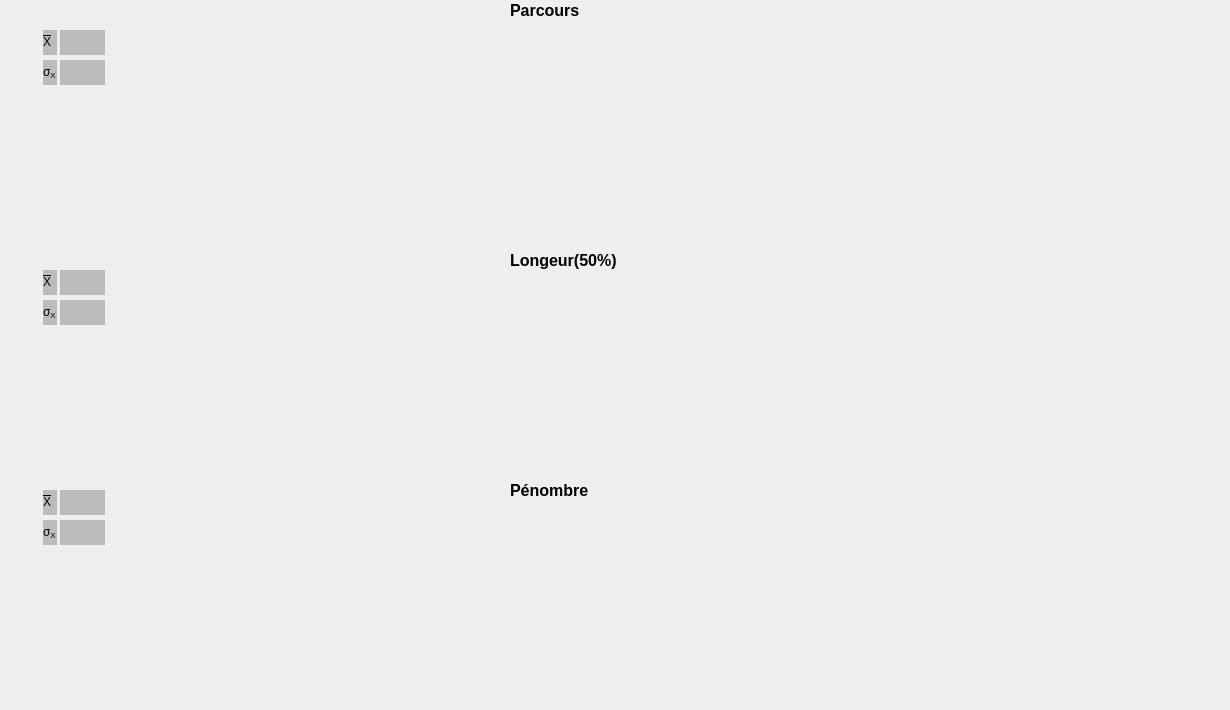
     <widget class="QWidget" name="b_braggpeak_results">
      <attribute name="title">
       <string>Résultats Pic de Bragg</string>
      </attribute>
      <widget class="QtCharts::QChartView" name="b_bp_chartView_parcours" native="true">
       <property name="geometry">
        <rect>
         <x>300</x>
         <y>-10</y>
         <width>921</width>
         <height>251</height>
        </rect>
       </property>
       <property name="styleSheet">
        <string notr="true"/>
       </property>
       <widget class="QLabel" name="p_label_6">
        <property name="geometry">
         <rect>
          <x>210</x>
          <y>5</y>
          <width>81</width>
          <height>31</height>
         </rect>
        </property>
        <property name="text">
         <string>&lt;html&gt;&lt;head/&gt;&lt;body&gt;&lt;p&gt;&lt;span style=&quot; font-size:12pt; font-weight:600;&quot;&gt;Parcours&lt;/span&gt;&lt;/p&gt;&lt;/body&gt;&lt;/html&gt;</string>
        </property>
       </widget>
      </widget>
      <widget class="QtCharts::QChartView" name="b_bp_chartView_penumbra" native="true">
       <property name="geometry">
        <rect>
         <x>300</x>
         <y>470</y>
         <width>921</width>
         <height>231</height>
        </rect>
       </property>
       <property name="styleSheet">
        <string notr="true"/>
       </property>
       <widget class="QLabel" name="p_label_11">
        <property name="geometry">
         <rect>
          <x>210</x>
          <y>5</y>
          <width>101</width>
          <height>31</height>
         </rect>
        </property>
        <property name="text">
         <string>&lt;html&gt;&lt;head/&gt;&lt;body&gt;&lt;p&gt;&lt;span style=&quot; font-size:12pt; font-weight:600;&quot;&gt;Pénombre&lt;/span&gt;&lt;/p&gt;&lt;/body&gt;&lt;/html&gt;</string>
        </property>
       </widget>
      </widget>
      <widget class="QtCharts::QChartView" name="b_bp_chartView_width" native="true">
       <property name="geometry">
        <rect>
         <x>300</x>
         <y>240</y>
         <width>921</width>
         <height>231</height>
        </rect>
       </property>
       <property name="styleSheet">
        <string notr="true"/>
       </property>
       <widget class="QLabel" name="p_label_12">
        <property name="geometry">
         <rect>
          <x>210</x>
          <y>5</y>
          <width>131</width>
          <height>31</height>
         </rect>
        </property>
        <property name="text">
         <string>&lt;html&gt;&lt;head/&gt;&lt;body&gt;&lt;p&gt;&lt;span style=&quot; font-size:12pt; font-weight:600;&quot;&gt;Longeur(50%)&lt;/span&gt;&lt;/p&gt;&lt;/body&gt;&lt;/html&gt;</string>
        </property>
       </widget>
      </widget>
      <widget class="QCustomPlot" name="b_bp_customPlot_parcours" native="true">
       <property name="geometry">
        <rect>
         <x>10</x>
         <y>10</y>
         <width>281</width>
         <height>241</height>
        </rect>
       </property>
       <widget class="QFrame" name="frame_23">
        <property name="geometry">
         <rect>
          <x>30</x>
          <y>20</y>
          <width>66</width>
          <height>55</height>
         </rect>
        </property>
        <property name="styleSheet">
         <string notr="true">QFrame#frame_23 {
border: 0.1ex solid #76797c;
 border-radius: 0.2ex;
background-color:  rgb(49, 54, 59, 0)
 }

QLabel {
background-color:  rgb(49, 54, 59, 70)
}

</string>
        </property>
        <property name="frameShape">
         <enum>QFrame::StyledPanel</enum>
        </property>
        <property name="frameShadow">
         <enum>QFrame::Raised</enum>
        </property>
        <widget class="QLabel" name="label_58">
         <property name="geometry">
          <rect>
           <x>3</x>
           <y>0</y>
           <width>14</width>
           <height>25</height>
          </rect>
         </property>
         <property name="font">
          <font>
           <pointsize>9</pointsize>
          </font>
         </property>
         <property name="styleSheet">
          <string notr="true">
background-color:  rgb(49, 54, 59, 70)

</string>
         </property>
         <property name="text">
          <string>&lt;html&gt;&lt;head/&gt;&lt;body&gt;&lt;p&gt;&lt;SPAN STYLE=&quot;text-decoration:overline&quot;&gt;X&lt;/SPAN&gt; &lt;/p&gt;&lt;/body&gt;&lt;/html&gt;</string>
         </property>
         <property name="alignment">
          <set>Qt::AlignLeading|Qt::AlignLeft|Qt::AlignVCenter</set>
         </property>
         <property name="wordWrap">
          <bool>true</bool>
         </property>
        </widget>
        <widget class="QLabel" name="b_bp_lineEdit_parcours_mean">
         <property name="geometry">
          <rect>
           <x>20</x>
           <y>0</y>
           <width>45</width>
           <height>25</height>
          </rect>
         </property>
         <property name="minimumSize">
          <size>
           <width>0</width>
           <height>25</height>
          </size>
         </property>
         <property name="font">
          <font>
           <pointsize>9</pointsize>
          </font>
         </property>
         <property name="styleSheet">
          <string notr="true">
background-color:  rgb(49, 54, 59, 70)

</string>
         </property>
         <property name="text">
          <string/>
         </property>
         <property name="alignment">
          <set>Qt::AlignCenter</set>
         </property>
        </widget>
        <widget class="QLabel" name="label_59">
         <property name="geometry">
          <rect>
           <x>3</x>
           <y>30</y>
           <width>14</width>
           <height>25</height>
          </rect>
         </property>
         <property name="font">
          <font>
           <pointsize>9</pointsize>
          </font>
         </property>
         <property name="styleSheet">
          <string notr="true">
background-color:  rgb(49, 54, 59, 70)
</string>
         </property>
         <property name="text">
          <string>&lt;html&gt;&lt;head/&gt;&lt;body&gt;&lt;p&gt;σ&lt;span style=&quot; vertical-align:sub;&quot;&gt;X&lt;/span&gt;&lt;/p&gt;&lt;/body&gt;&lt;/html&gt;</string>
         </property>
        </widget>
        <widget class="QLabel" name="b_bp_lineEdit_parcours_stddev">
         <property name="geometry">
          <rect>
           <x>20</x>
           <y>30</y>
           <width>45</width>
           <height>25</height>
          </rect>
         </property>
         <property name="minimumSize">
          <size>
           <width>0</width>
           <height>25</height>
          </size>
         </property>
         <property name="font">
          <font>
           <pointsize>9</pointsize>
          </font>
         </property>
         <property name="styleSheet">
          <string notr="true">
background-color:  rgb(49, 54, 59, 70)

</string>
         </property>
         <property name="text">
          <string/>
         </property>
         <property name="alignment">
          <set>Qt::AlignCenter</set>
         </property>
        </widget>
       </widget>
      </widget>
      <widget class="QCustomPlot" name="b_bp_customPlot_longeur" native="true">
       <property name="geometry">
        <rect>
         <x>10</x>
         <y>250</y>
         <width>281</width>
         <height>231</height>
        </rect>
       </property>
       <widget class="QFrame" name="frame_24">
        <property name="geometry">
         <rect>
          <x>30</x>
          <y>20</y>
          <width>66</width>
          <height>55</height>
         </rect>
        </property>
        <property name="styleSheet">
         <string notr="true">QFrame#frame_24 {
border: 0.1ex solid #76797c;
 border-radius: 0.2ex;
background-color:  rgb(49, 54, 59, 0)
 }

QLabel {
background-color:  rgb(49, 54, 59, 70)
}

</string>
        </property>
        <property name="frameShape">
         <enum>QFrame::StyledPanel</enum>
        </property>
        <property name="frameShadow">
         <enum>QFrame::Raised</enum>
        </property>
        <widget class="QLabel" name="label_60">
         <property name="geometry">
          <rect>
           <x>3</x>
           <y>0</y>
           <width>14</width>
           <height>25</height>
          </rect>
         </property>
         <property name="font">
          <font>
           <pointsize>9</pointsize>
          </font>
         </property>
         <property name="styleSheet">
          <string notr="true">
background-color:  rgb(49, 54, 59, 70)

</string>
         </property>
         <property name="text">
          <string>&lt;html&gt;&lt;head/&gt;&lt;body&gt;&lt;p&gt;&lt;SPAN STYLE=&quot;text-decoration:overline&quot;&gt;X&lt;/SPAN&gt; &lt;/p&gt;&lt;/body&gt;&lt;/html&gt;</string>
         </property>
         <property name="alignment">
          <set>Qt::AlignLeading|Qt::AlignLeft|Qt::AlignVCenter</set>
         </property>
         <property name="wordWrap">
          <bool>true</bool>
         </property>
        </widget>
        <widget class="QLabel" name="b_bp_lineEdit_longeur_mean">
         <property name="geometry">
          <rect>
           <x>20</x>
           <y>0</y>
           <width>45</width>
           <height>25</height>
          </rect>
         </property>
         <property name="minimumSize">
          <size>
           <width>0</width>
           <height>25</height>
          </size>
         </property>
         <property name="font">
          <font>
           <pointsize>9</pointsize>
          </font>
         </property>
         <property name="styleSheet">
          <string notr="true">
background-color:  rgb(49, 54, 59, 70)

</string>
         </property>
         <property name="text">
          <string/>
         </property>
         <property name="alignment">
          <set>Qt::AlignCenter</set>
         </property>
        </widget>
        <widget class="QLabel" name="label_61">
         <property name="geometry">
          <rect>
           <x>3</x>
           <y>30</y>
           <width>14</width>
           <height>25</height>
          </rect>
         </property>
         <property name="font">
          <font>
           <pointsize>9</pointsize>
          </font>
         </property>
         <property name="styleSheet">
          <string notr="true">
background-color:  rgb(49, 54, 59, 70)

</string>
         </property>
         <property name="text">
          <string>&lt;html&gt;&lt;head/&gt;&lt;body&gt;&lt;p&gt;σ&lt;span style=&quot; vertical-align:sub;&quot;&gt;X&lt;/span&gt;&lt;/p&gt;&lt;/body&gt;&lt;/html&gt;</string>
         </property>
        </widget>
        <widget class="QLabel" name="b_bp_lineEdit_longeur_stddev">
         <property name="geometry">
          <rect>
           <x>20</x>
           <y>30</y>
           <width>45</width>
           <height>25</height>
          </rect>
         </property>
         <property name="minimumSize">
          <size>
           <width>0</width>
           <height>25</height>
          </size>
         </property>
         <property name="font">
          <font>
           <pointsize>9</pointsize>
          </font>
         </property>
         <property name="styleSheet">
          <string notr="true">
background-color:  rgb(49, 54, 59, 70)

</string>
         </property>
         <property name="text">
          <string/>
         </property>
         <property name="alignment">
          <set>Qt::AlignCenter</set>
         </property>
        </widget>
       </widget>
      </widget>
      <widget class="QCustomPlot" name="b_bp_customPlot_penumbre" native="true">
       <property name="geometry">
        <rect>
         <x>10</x>
         <y>470</y>
         <width>281</width>
         <height>231</height>
        </rect>
       </property>
       <widget class="QFrame" name="frame_25">
        <property name="geometry">
         <rect>
          <x>30</x>
          <y>20</y>
          <width>66</width>
          <height>55</height>
         </rect>
        </property>
        <property name="styleSheet">
         <string notr="true">QFrame#frame_25 {
border: 0.1ex solid #76797c;
 border-radius: 0.2ex;
background-color:  rgb(49, 54, 59, 0)
 }

QLabel {
background-color:  rgb(49, 54, 59, 70)
}

</string>
        </property>
        <property name="frameShape">
         <enum>QFrame::StyledPanel</enum>
        </property>
        <property name="frameShadow">
         <enum>QFrame::Raised</enum>
        </property>
        <widget class="QLabel" name="label_62">
         <property name="geometry">
          <rect>
           <x>3</x>
           <y>0</y>
           <width>14</width>
           <height>25</height>
          </rect>
         </property>
         <property name="font">
          <font>
           <pointsize>9</pointsize>
          </font>
         </property>
         <property name="styleSheet">
          <string notr="true">
background-color:  rgb(49, 54, 59, 70)

</string>
         </property>
         <property name="text">
          <string>&lt;html&gt;&lt;head/&gt;&lt;body&gt;&lt;p&gt;&lt;SPAN STYLE=&quot;text-decoration:overline&quot;&gt;X&lt;/SPAN&gt; &lt;/p&gt;&lt;/body&gt;&lt;/html&gt;</string>
         </property>
         <property name="alignment">
          <set>Qt::AlignLeading|Qt::AlignLeft|Qt::AlignVCenter</set>
         </property>
         <property name="wordWrap">
          <bool>true</bool>
         </property>
        </widget>
        <widget class="QLabel" name="b_bp_lineEdit_penumbre_mean">
         <property name="geometry">
          <rect>
           <x>20</x>
           <y>0</y>
           <width>45</width>
           <height>25</height>
          </rect>
         </property>
         <property name="minimumSize">
          <size>
           <width>0</width>
           <height>25</height>
          </size>
         </property>
         <property name="font">
          <font>
           <pointsize>9</pointsize>
          </font>
         </property>
         <property name="styleSheet">
          <string notr="true">
background-color:  rgb(49, 54, 59, 70)

</string>
         </property>
         <property name="text">
          <string/>
         </property>
         <property name="alignment">
          <set>Qt::AlignCenter</set>
         </property>
        </widget>
        <widget class="QLabel" name="label_63">
         <property name="geometry">
          <rect>
           <x>3</x>
           <y>30</y>
           <width>14</width>
           <height>25</height>
          </rect>
         </property>
         <property name="font">
          <font>
           <pointsize>9</pointsize>
          </font>
         </property>
         <property name="styleSheet">
          <string notr="true">
background-color:  rgb(49, 54, 59, 70)

</string>
         </property>
         <property name="text">
          <string>&lt;html&gt;&lt;head/&gt;&lt;body&gt;&lt;p&gt;σ&lt;span style=&quot; vertical-align:sub;&quot;&gt;X&lt;/span&gt;&lt;/p&gt;&lt;/body&gt;&lt;/html&gt;</string>
         </property>
        </widget>
        <widget class="QLabel" name="b_bp_lineEdit_penumbre_stddev">
         <property name="geometry">
          <rect>
           <x>20</x>
           <y>30</y>
           <width>45</width>
           <height>25</height>
          </rect>
         </property>
         <property name="minimumSize">
          <size>
           <width>0</width>
           <height>25</height>
          </size>
         </property>
         <property name="font">
          <font>
           <pointsize>9</pointsize>
          </font>
         </property>
         <property name="styleSheet">
          <string notr="true">
background-color:  rgb(49, 54, 59, 70)

</string>
         </property>
         <property name="text">
          <string/>
         </property>
         <property name="alignment">
          <set>Qt::AlignCenter</set>
         </property>
        </widget>
       </widget>
      </widget>
     </widget>
